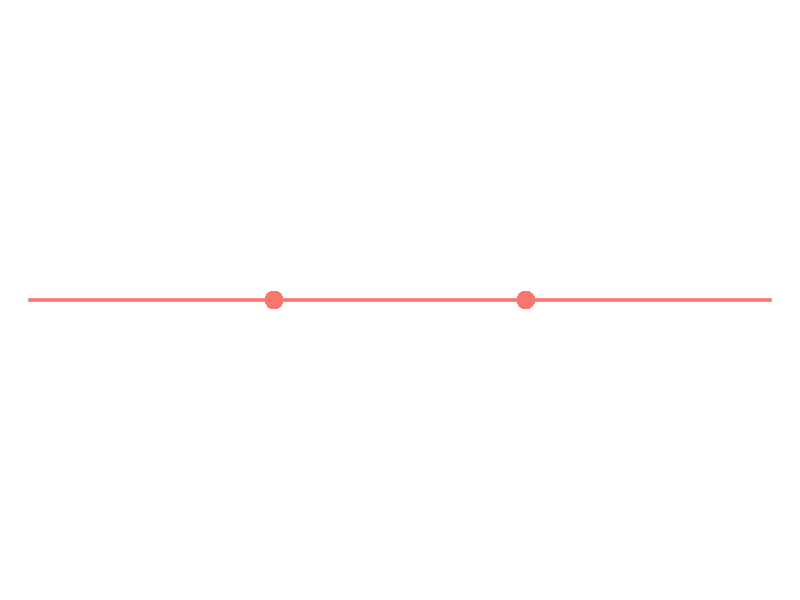
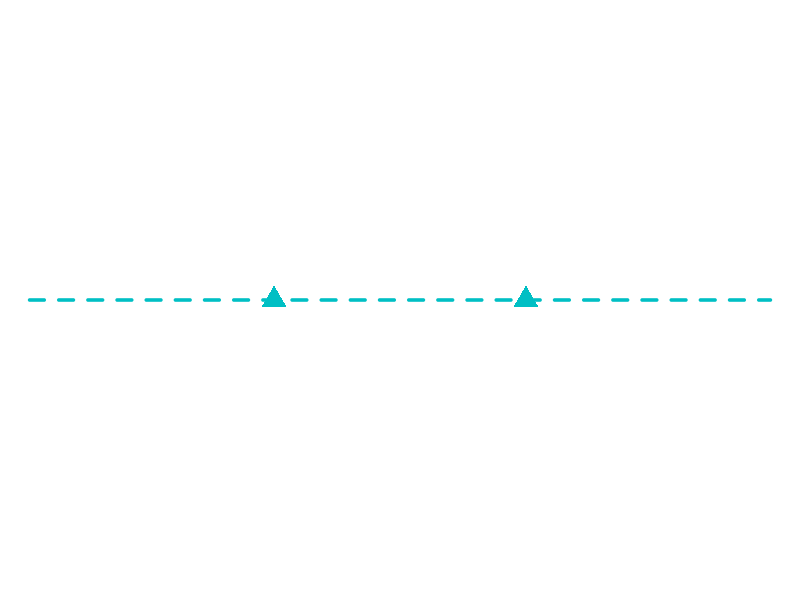

R code for these plots, in order:

# A function to create the default colors of ggplot.
#
# n: Number of different colors to generate. E.g. if you have
#   4 different colors then ggplot uses ggplot_cols(4).
ggplot_cols <- function(n) {
  hues <- seq(15, 375, length = n + 1)
  hcl(h = hues, l = 65, c = 100)[1:n]
}


# This function creates a line with symbol which can be used in
# plot captions in Latex.
#
#
# pch: pch of symbol, no symbol drawn if NA.
# col: color passed on to `col` argument, can be string, integer or
#      color code as in output of ggplot_cols function.
# lty: type of line.
# col.label: (Optional) character can relabel color names to
#           be more informative. e.g. col.label = c("Experiment 1", "Experiment 2")
#
# Example: myf(NA, "red", 1) creates a solid red line.
#          Latex code to include figure:
#         \protect\includegraphics[scale=0.4]{NA_red_1.png}
#
myf <- function(pch = NA, col = "red", lty = 2,
                col.label = NA) {
  if(!is.na(col.label)) {
    name <- paste0(pch,"_", col.label, "_", lty)
  } else {
    name <- paste0(pch,"_", col, "_", lty)
  }

  png(paste0(name, ".png"), width = 1.4, height = 0.30, units = "in", res = 6000)
  par(mar = c(0,0,0,0))
  plot(0:1,c(0.4,0.6), type = "n", axes = FALSE, ann = FALSE)
  lines(0:1, rep(0.5,2), lwd = 3.5, col = col, lty = lty)
  if(!is.na(pch)) {
    points(c(0.33, 0.67), c(0.5,0.5), pch = pch, col = col, cex = 2.5)
  }
  dev.off()
}


cols <- ggplot_cols(2)
myf(pch = 16, col = cols[1], lty = 1, col.label = "coupled")
myf(pch = 17, col = cols[2], lty = 2, col.label = "decoupled")
